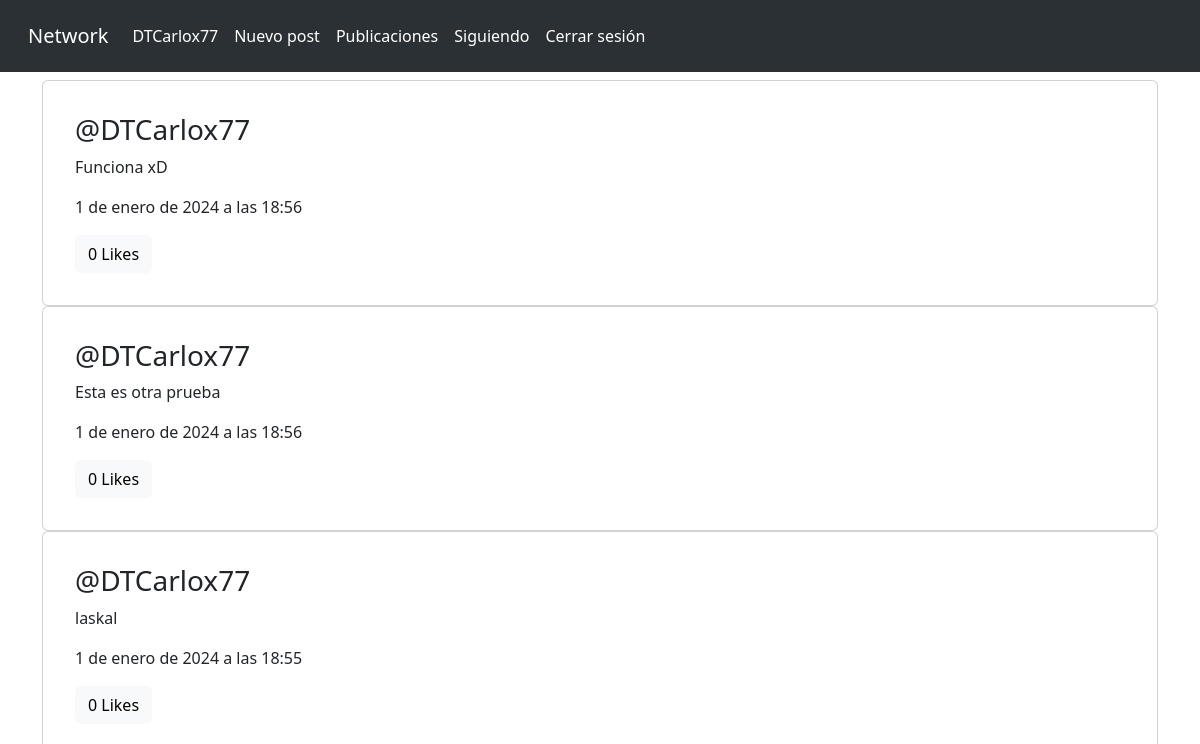
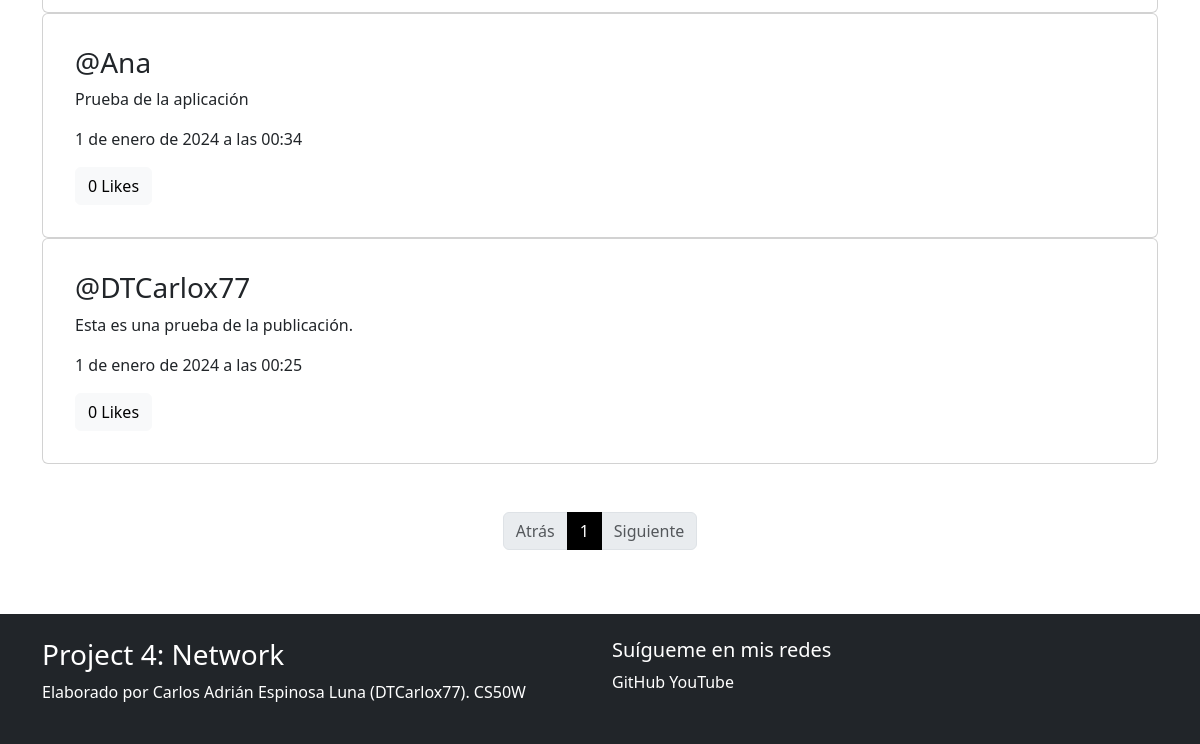
The app's page /posts/ (signed in), older data (2 pictures, top to bottom).
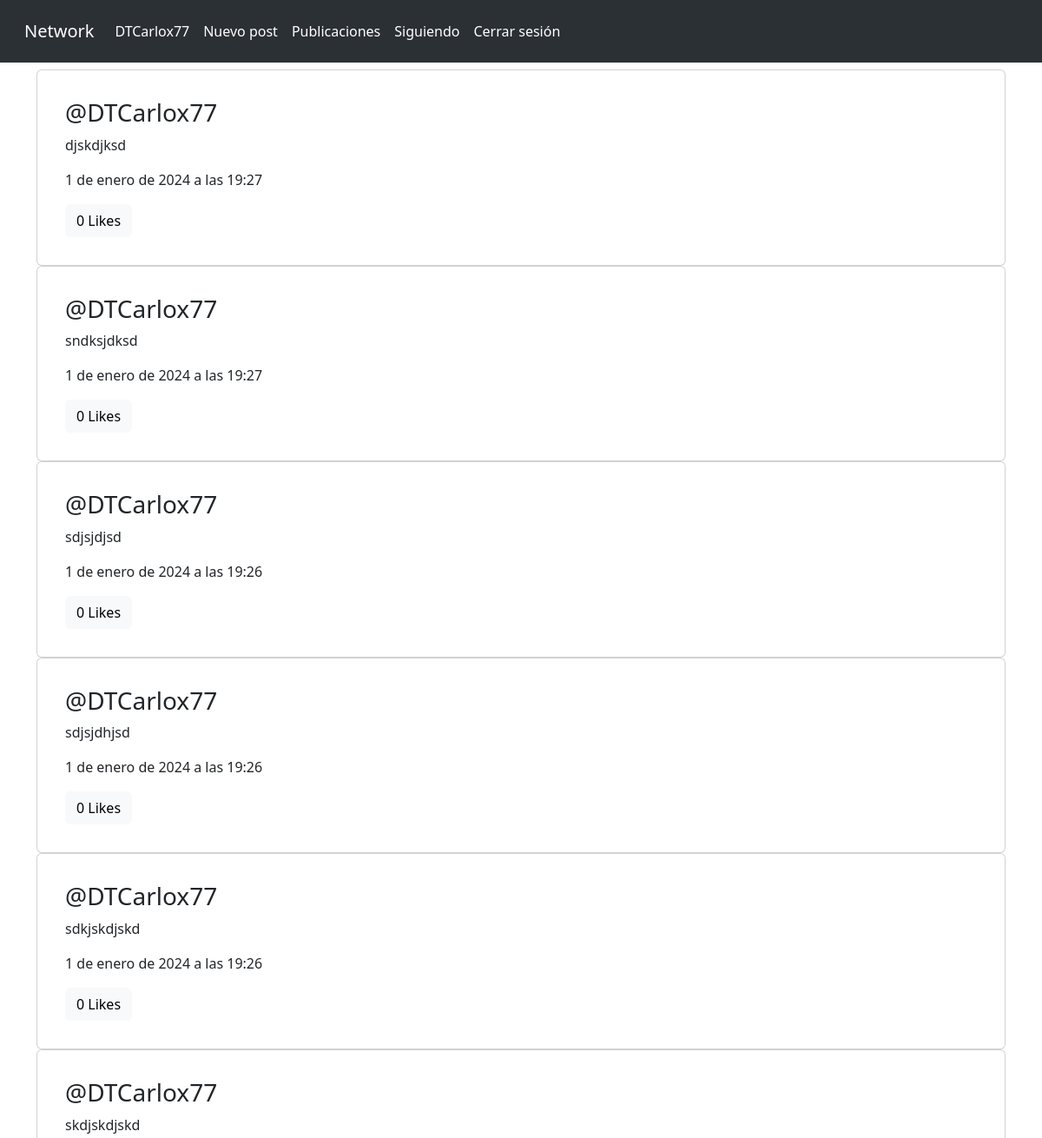
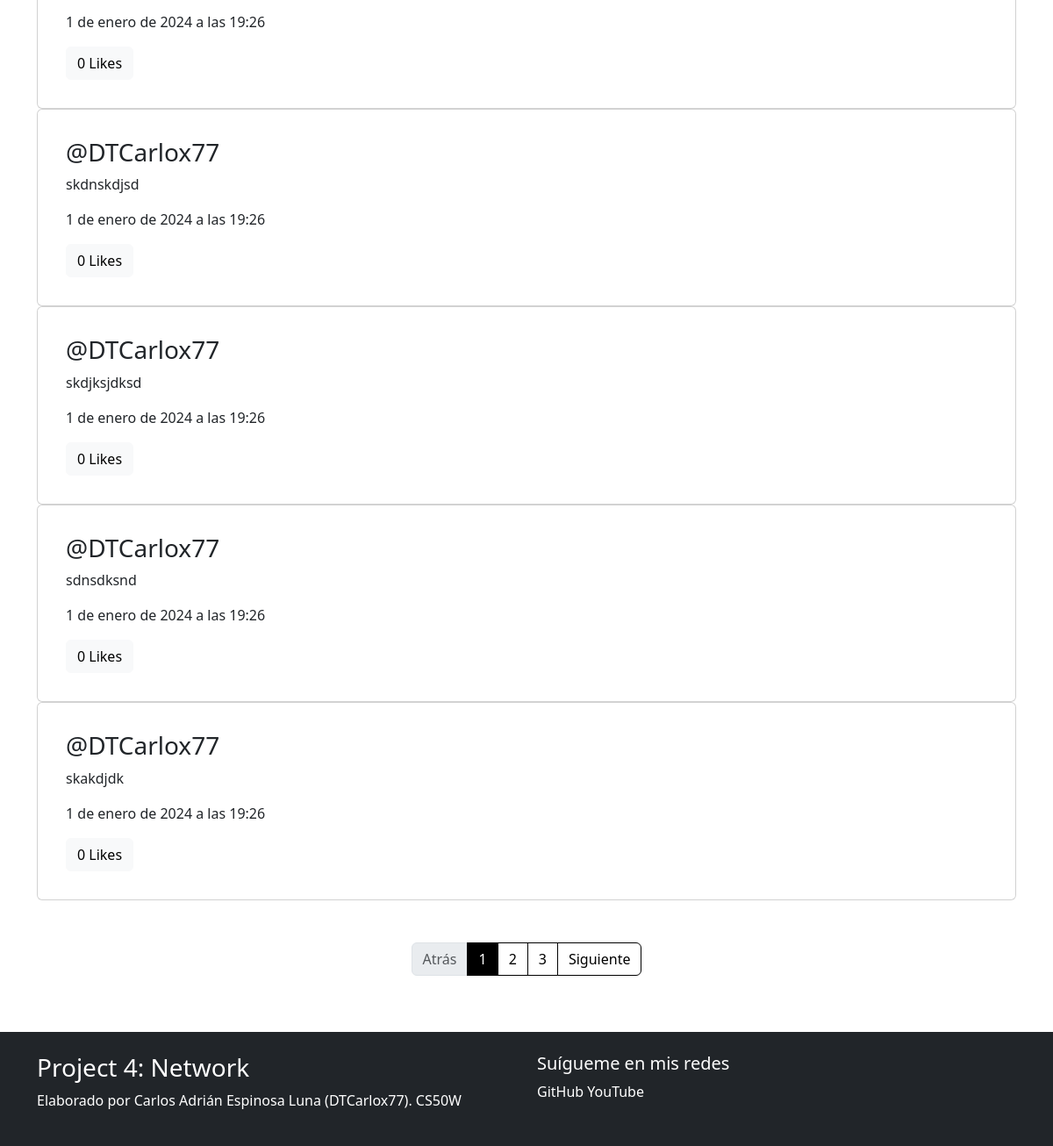
The same page, newer data (2 pictures, top to bottom).
### network/models.py (models this page shows, shortened)
class Post(models.Model):
    autor = models.ForeignKey(CustomUser, on_delete=models.CASCADE)
    contenido = models.TextField()
    fecha = models.DateTimeField(auto_now_add=True)
    likes = models.ManyToManyField(CustomUser, through=Like, related_name='post_likes')

class CustomUser(AbstractUser):
    correo = models.EmailField(unique=True)
    name = models.CharField(max_length=40)
    lastname = models.CharField(max_length=40)
    biografia = models.TextField(blank=True)
    def __str__(self):
        return self.username

### network/views.py (the view)
# urls.py: path('posts/', posts, name='posts'),
@login_required
def posts(request):
    all_posts = Post.objects.all().order_by('-fecha')
    paginator = Paginator(all_posts, 10)
    page = request.GET.get('page')
    try:
        page_posts = paginator.page(page)
    except PageNotAnInteger:
        page_posts = paginator.page(1)
    except EmptyPage:
        page_posts = paginator.page(paginator.num_pages)
    return render(request, 'posts.html', {'posts': page_posts})

### network/templates/posts.html (shortened to what this page needs)
{% extends "layouts/base.html" %}
{% block content %}
{% if posts %}
    {% for post in posts %}
    <div class="card">
        <div class="card-body m-3">
            <h3 class="card-title"><a class="text-decoration-none text-dark" href="/profile/{{ post.autor }}">@{{ post.autor }}</a></h3>
            <p class="card-text">{{ post.contenido }}</p>
            <p class="card-text">{{ post.fecha }}</p>
            <form method="POST" class="like-form">
                {% if request.user in post.likes.all %}
                    <button type="button" class="btn btn-primary btn-dark like_button" data-post-id="{{ post.id }}">
                        {{ post.likes.all.count }} Likes
                    </button>
                {% else %}
                    <button type="button" class="btn btn-primary btn-light like_button" data-post-id="{{ post.id }}">
                        {{ post.likes.all.count }} Likes
                    </button>
                {% endif %}
            </form>
        </div>
    </div>
    {% endfor %}
    <div class="d-flex justify-content-center mt-5">
        <nav aria-label="...">
            <ul class="pagination">
                {% if posts.has_previous %}
                    <li class="page-item">
                        <a class="page-link" href="?page={{ posts.previous_page_number }}">Atrás</a>
                    </li>
                {% else %}
                    <li class="page-item disabled">
                        <span class="page-link" href="?page=1">Atrás</span>
                    </li>
                {% endif %}
                {% for num in posts.paginator.page_range %}
                    <li class="page-item {% if num == posts.number%}active{% endif %}" aria-current="page">
                        <a class="page-link" href="?page={{ num }}">{{ num }}</a>
                    </li>
                {% endfor %}
                {% if posts.has_next %}
                    <li class="page-item">
                        <a class="page-link" href="?page={{ posts.next_page_number }}">Siguiente</a>
                    </li>
                {% else %}
                    <li class="page-item disabled">
                        <span class="page-link">Siguiente</span>
                    </li>
                {% endif %}
            </ul>
        </nav>
    </div>
{% else %}
    <div class="container mt-4 border p-4">
        <h2>Aún no hay publicaciones</h2>
        <a class="text-decoration-none" href="{% url 'new' %}">Sé el primero en hacer un post</a>
    </div>
{% endif %}
{% endblock %}

Row changes from the older to the newer data that the page shows:
no longer on this page (row unchanged): Post: autor "DTCarlox77", contenido "Funciona xD", fecha "1 de enero de 2024 a las 18:56", likes.all.count "0"
no longer on this page (row unchanged): Post: autor "DTCarlox77", contenido "Esta es otra prueba", fecha "1 de enero de 2024 a las 18:56", likes.all.count "0"
no longer on this page (row unchanged): Post: autor "DTCarlox77", contenido "laskal", fecha "1 de enero de 2024 a las 18:55", likes.all.count "0"
no longer on this page (row unchanged): Post: autor "Ana", contenido "Prueba de la aplicación", fecha "1 de enero de 2024 a las 00:34", likes.all.count "0"
no longer on this page (row unchanged): Post: autor "DTCarlox77", contenido "Esta es una prueba de la publicación.", fecha "1 de enero de 2024 a las 00:25", likes.all.count "0"
added Post: autor "DTCarlox77", contenido "djskdjksd", fecha "1 de enero de 2024 a las 19:27", likes.all.count "0"
added Post: autor "DTCarlox77", contenido "sndksjdksd", fecha "1 de enero de 2024 a las 19:27", likes.all.count "0"
added Post: autor "DTCarlox77", contenido "sdjsjdjsd", fecha "1 de enero de 2024 a las 19:26", likes.all.count "0"
added Post: autor "DTCarlox77", contenido "sdjsjdhjsd", fecha "1 de enero de 2024 a las 19:26", likes.all.count "0"
added Post: autor "DTCarlox77", contenido "sdkjskdjskd", fecha "1 de enero de 2024 a las 19:26", likes.all.count "0"
added Post: autor "DTCarlox77", contenido "skdjskdjskd", fecha "1 de enero de 2024 a las 19:26", likes.all.count "0"
added Post: autor "DTCarlox77", contenido "skdnskdjsd", fecha "1 de enero de 2024 a las 19:26", likes.all.count "0"
added Post: autor "DTCarlox77", contenido "skdjksjdksd", fecha "1 de enero de 2024 a las 19:26", likes.all.count "0"
added Post: autor "DTCarlox77", contenido "sdnsdksnd", fecha "1 de enero de 2024 a las 19:26", likes.all.count "0"
added Post: autor "DTCarlox77", contenido "skakdjdk", fecha "1 de enero de 2024 a las 19:26", likes.all.count "0"
Text that changed along with them:
new list line: "2"
new list line: "3"
